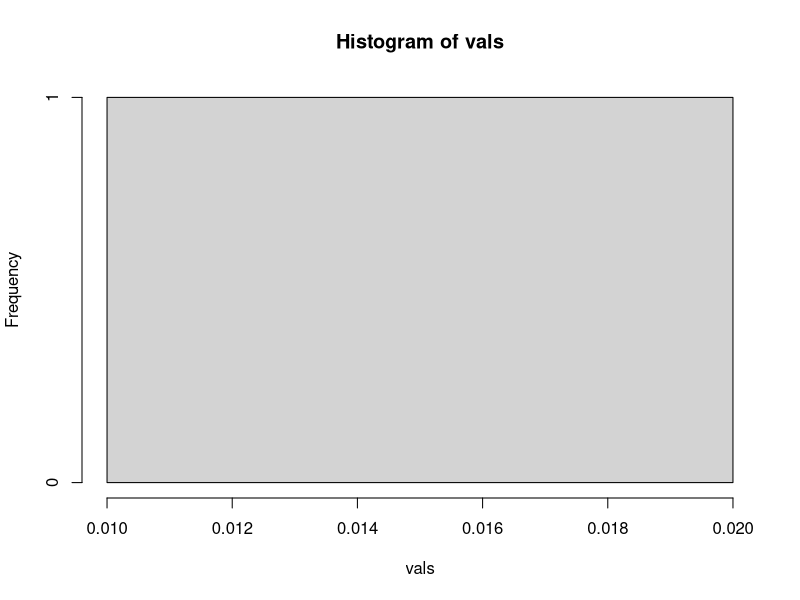
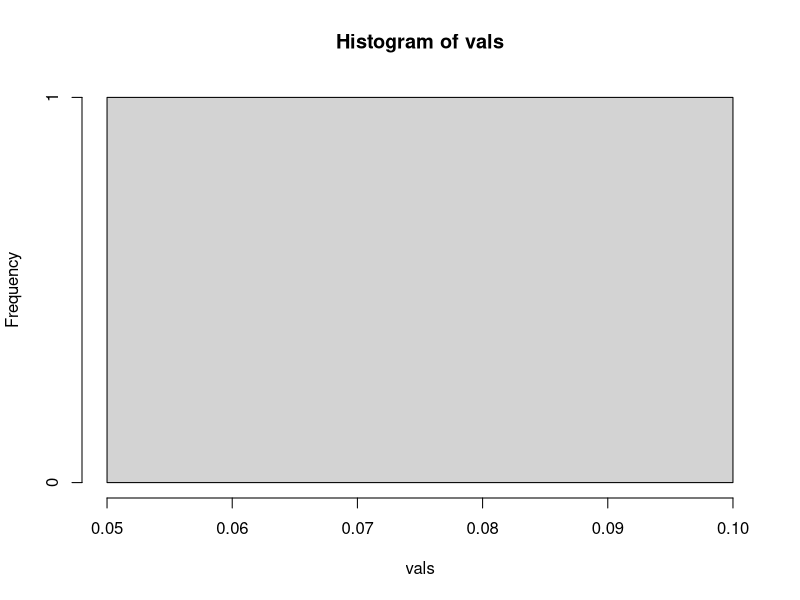
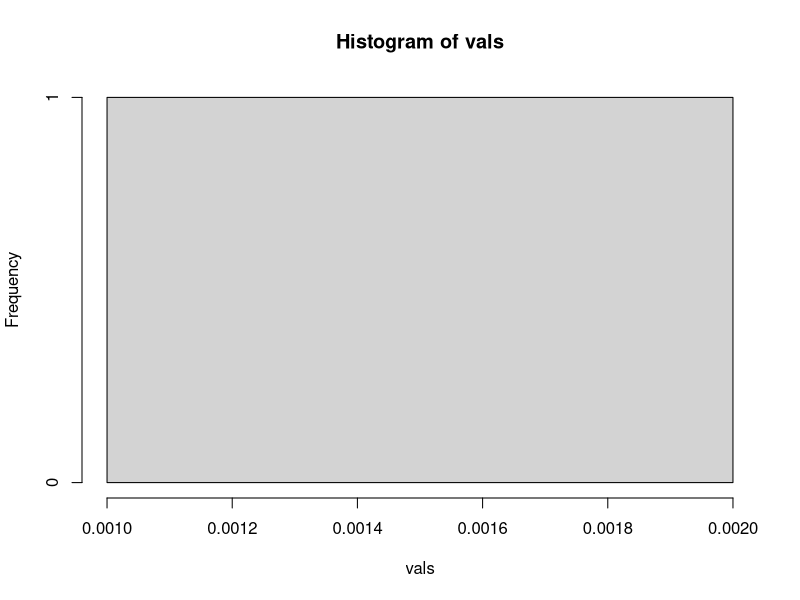
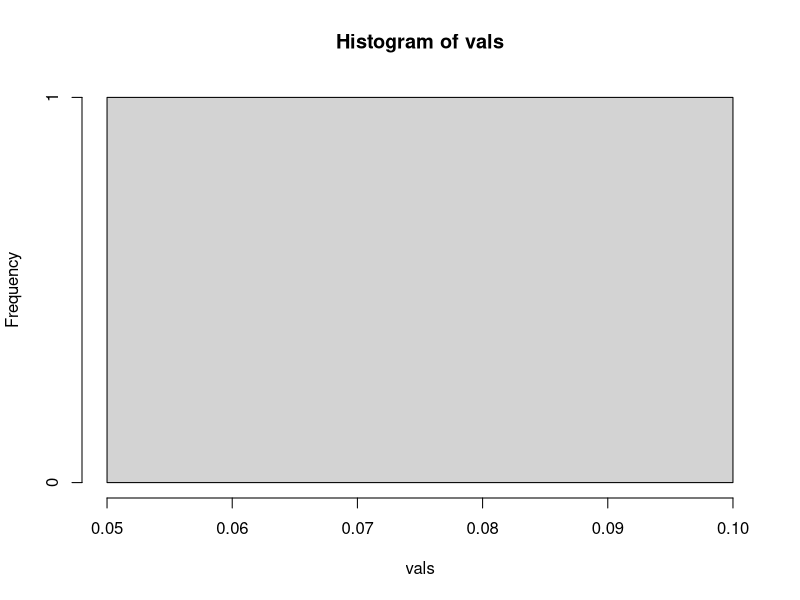
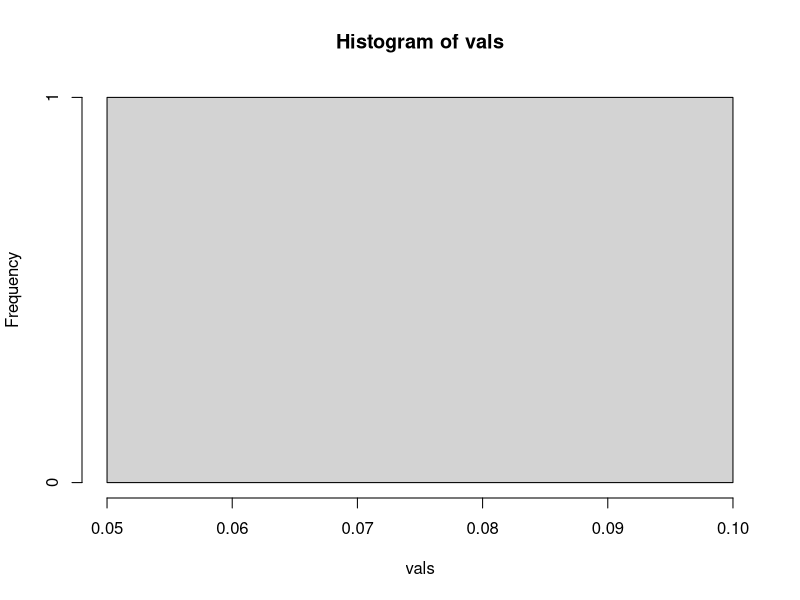
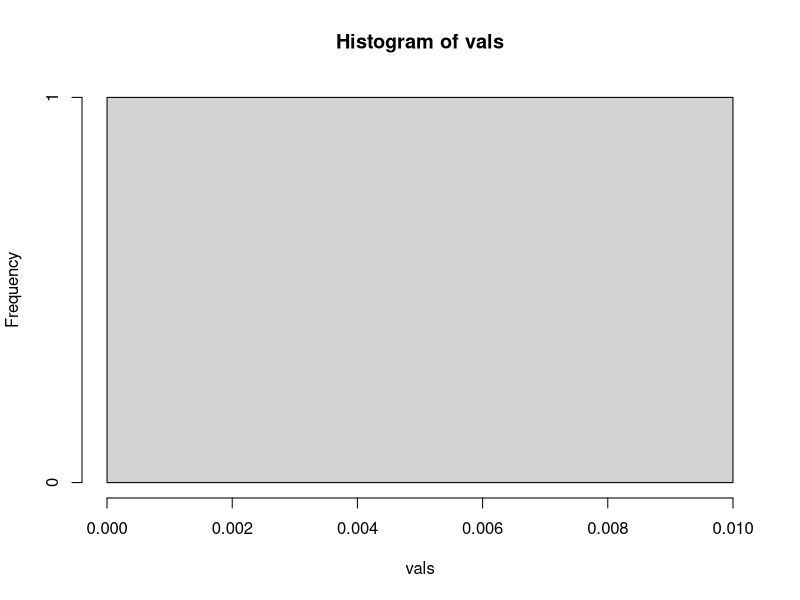
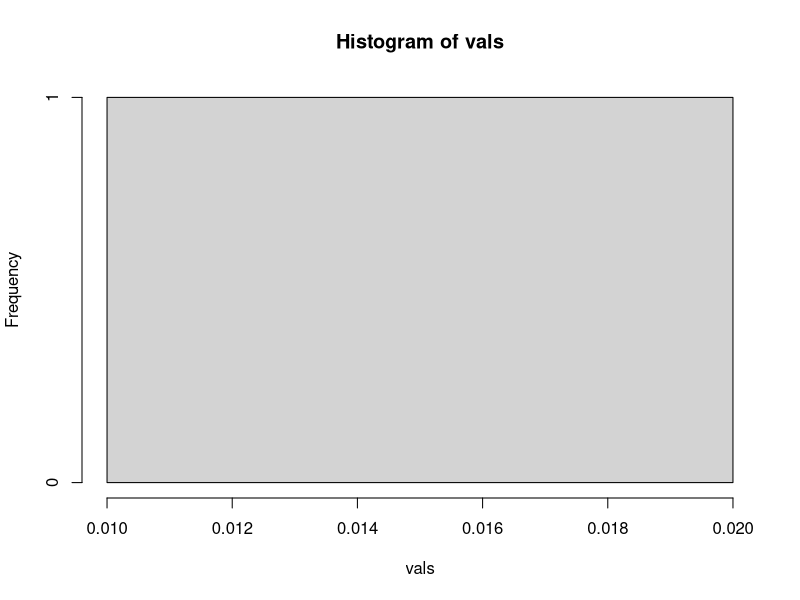

Here is the R script that generated these plots, in order:
generate_data = function(n, p) {
  mat = matrix(rnorm(n*p), nrow = n, ncol = p)
  vec = rnorm(n)
  return(list("covariates" = mat, "responses" = vec))
}

model_select = function(covariates, responses, cutoff) {
  sum.coef = summary(lm(responses ~ covariates))$coefficients
  p.vals = sum.coef[,"Pr(>|t|)"][-1]
  cov.i = which(p.vals <= cutoff)
  if (length(cov.i) == 0) return(cov.i)
  
  sum.coef2 = summary(lm(responses ~ covariates[, cov.i]))$coefficients
  p.vals2 = sum.coef2[,"Pr(>|t|)"][-1]
  names(p.vals2) = names(p.vals)[cov.i]
  return(p.vals2)
}

run_simulation = function(n_trials, n, p, cutoff) {
  vals = vector()
  for (i in 1:n_trials) {
    gen.dat = generate_data(n, p)
    pvals = model_select(gen.dat$covariates, gen.dat$responses, cutoff)
    if (length(pvals) > 0) {
      for (i in length(pvals))
        vals[length(vals) + i] = pvals[i]
    }
  }
  if (length(vals) == 0) return(vals)
  return(hist(vals))
}

run_simulation(1, 100, 10, 0.05)
run_simulation(1, 1000, 10, 0.05)
run_simulation(1, 10000, 10, 0.05)
run_simulation(1, 100, 20, 0.05)
run_simulation(1, 1000, 20, 0.05)
run_simulation(1, 10000, 20, 0.05)
run_simulation(1, 100, 50, 0.05)
run_simulation(1, 1000, 50, 0.05)
run_simulation(1, 10000, 50, 0.05)